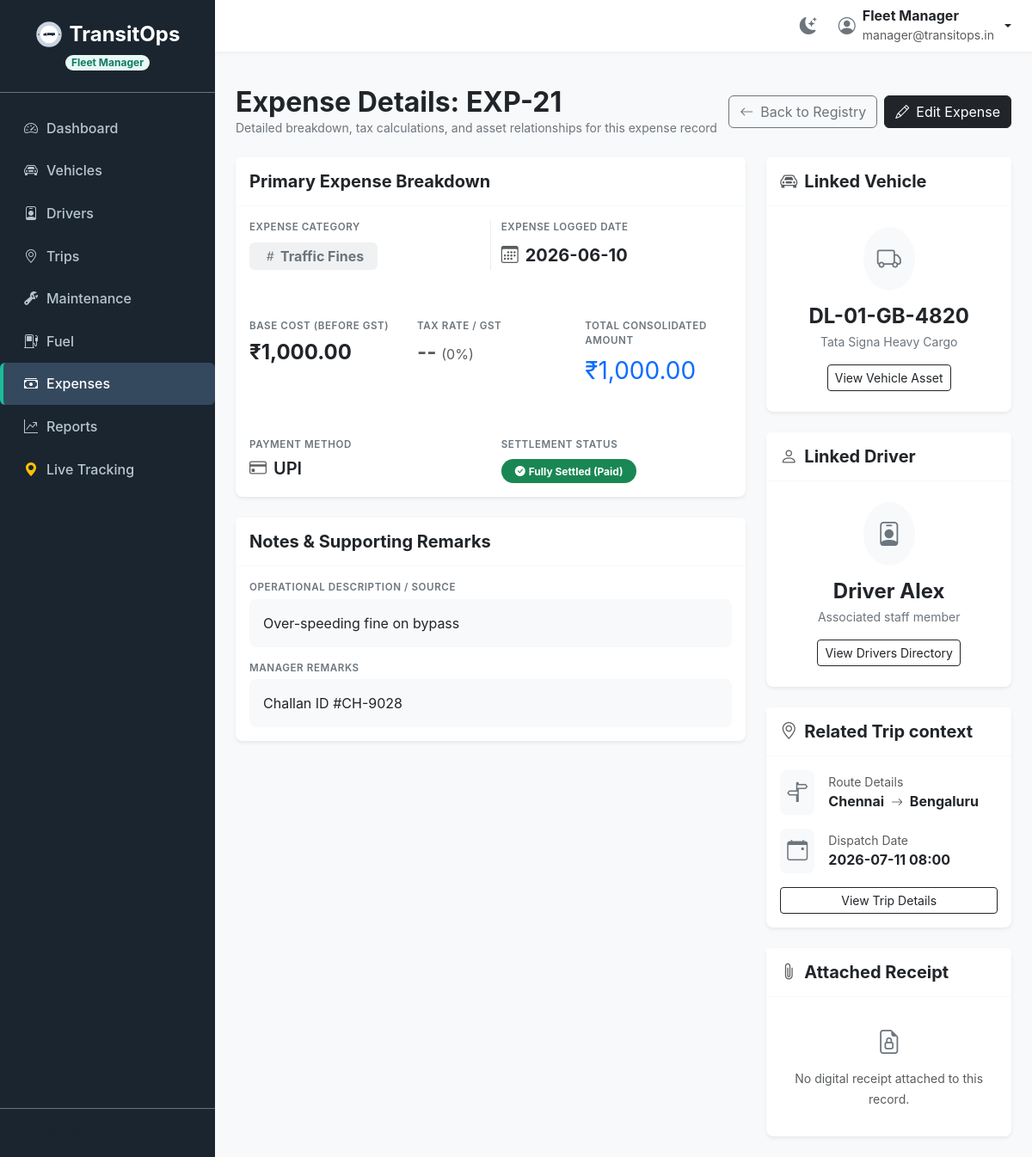
The app's page /expenses/details/21 (signed in) with its own data.
### tables this page shows
CREATE TABLE expenses (
            id INTEGER PRIMARY KEY AUTOINCREMENT,
            vehicle_id INTEGER NOT NULL,
            type TEXT NOT NULL,
            amount REAL NOT NULL,
            date TEXT NOT NULL,
            description TEXT,
            driver_id INTEGER,
            trip_id INTEGER,
            vendor TEXT,
            gst_percent REAL DEFAULT 0.0,
            gst_amount REAL DEFAULT 0.0,
            total_amount REAL DEFAULT 0.0,
            payment_method TEXT,
            status TEXT DEFAULT 'Paid',
            remarks TEXT,
            attachment TEXT,
            FOREIGN KEY (vehicle_id) REFERENCES vehicles(id),
            FOREIGN KEY (driver_id) REFERENCES drivers(id),
            FOREIGN KEY (trip_id) REFERENCES trips(id)
        );

CREATE TABLE vehicles (
            id INTEGER PRIMARY KEY AUTOINCREMENT,
            registration_number TEXT UNIQUE NOT NULL,
            name TEXT NOT NULL,
            type TEXT NOT NULL,
            max_load_capacity REAL NOT NULL,
            odometer REAL NOT NULL,
            acquisition_cost REAL NOT NULL,
            status TEXT NOT NULL DEFAULT 'Available',
            region TEXT NOT NULL
        );

CREATE TABLE drivers (
            id INTEGER PRIMARY KEY AUTOINCREMENT,
            name TEXT NOT NULL,
            license_number TEXT UNIQUE NOT NULL,
            license_category TEXT NOT NULL,
            license_expiry_date TEXT NOT NULL,
            contact_number TEXT NOT NULL,
            safety_score REAL NOT NULL DEFAULT 100.0,
            status TEXT NOT NULL DEFAULT 'Available',
            employee_id TEXT UNIQUE,
            email TEXT,
            address TEXT,
            region TEXT,
            date_joined TEXT,
            assigned_vehicle_id INTEGER,
            FOREIGN KEY (assigned_vehicle_id) REFERENCES vehicles(id)
        );

CREATE TABLE trips (
            id INTEGER PRIMARY KEY AUTOINCREMENT,
            source TEXT NOT NULL,
            destination TEXT NOT NULL,
            vehicle_id INTEGER NOT NULL,
            driver_id INTEGER NOT NULL,
            cargo_weight REAL NOT NULL,
            planned_distance REAL NOT NULL,
            status TEXT NOT NULL DEFAULT 'Draft',
            revenue REAL NOT NULL DEFAULT 0.0,
            fuel_consumed REAL,
            created_at TIMESTAMP DEFAULT CURRENT_TIMESTAMP,
            dispatch_date TEXT,
            expected_return TEXT,
            actual_return TEXT,
            purpose TEXT,
            cargo_description TEXT,
            notes TEXT,
            source_latitude REAL,
            source_longitude REAL,
            destination_latitude REAL,
            destination_longitude REAL,
            FOREIGN KEY (vehicle_id) REFERENCES vehicles(id),
            FOREIGN KEY (driver_id) REFERENCES drivers(id)
        );

### app.py (the view)
@app.route('/expenses/details/<int:id>')
@roles_required('Fleet Manager', 'Financial Analyst')
def expenses_details(id):
    conn = get_db_connection()
    conn.row_factory = sqlite3.Row
    expense = conn.execute("""
        SELECT e.*, v.registration_number, v.name as vehicle_name, d.name as driver_name, t.source, t.destination, t.dispatch_date
        FROM expenses e
        LEFT JOIN vehicles v ON e.vehicle_id = v.id
        LEFT JOIN drivers d ON e.driver_id = d.id
        LEFT JOIN trips t ON e.trip_id = t.id
        WHERE e.id = ?
    """, (id,)).fetchone()
    if not expense:
        conn.close()
        flash("Expense record not found.", "error")
        return redirect(url_for('expenses_list'))
    conn.close()
    return render_template('expenses/details.html', expense=expense, active_page='expenses')

### app.py (called while the page is built, shortened)
@app.before_request
def require_login():
    allowed_routes = ['login', 'static']
    if request.endpoint not in allowed_routes and 'user_id' not in session:
        if request.path.startswith('/api/'):
            return jsonify({'error': 'Unauthorized access.'}), 401
        return redirect(url_for('login'))

def roles_required(*roles):
    def decorator(f):
        @wraps(f)
        def decorated_function(*args, **kwargs):
            if 'user_role' not in session:
                return redirect(url_for('login'))
            if session.get('user_role') not in roles:
                flash("Access Denied: You do not have the required permissions to access this resource.", "error")
                return redirect(url_for('dashboard'))
            return f(*args, **kwargs)
        return decorated_function
    return decorator

@app.context_processor
def inject_driver_trip():
    return {'current_driver_id': None, 'active_trip_id': None}

### database.py (called while the page is built)
def get_db_connection():
    conn = sqlite3.connect(DB_FILE)
    conn.row_factory = sqlite3.Row
    conn.execute('PRAGMA foreign_keys = ON')
    return conn

### templates/expenses/details.html (shortened to what this page needs)
{% extends 'base.html' %}
{% block content %}
<div class="mb-4 d-flex justify-content-between align-items-center">
  <div>
    <h2 class="fw-bold text-dark m-0">Expense Details: EXP-{{ expense.id }}</h2>
    <p class="text-secondary small m-0">Detailed breakdown, tax calculations, and asset relationships for this expense record</p>
  </div>
  <div class="d-flex gap-2">
    <a href="/expenses" class="btn btn-outline-secondary d-flex align-items-center gap-2" id="btn-back-to-list">
      <i class="bi bi-arrow-left"></i> Back to Registry
    </a>
    <a href="/expenses/edit/{{ expense.id }}" class="btn btn-dark d-flex align-items-center gap-2" id="btn-edit-expense">
      <i class="bi bi-pencil"></i> Edit Expense
    </a>
  </div>
</div>
<div class="row g-4">
  <div class="col-lg-8">
    <div class="card border-0 shadow-sm rounded-3 mb-4">
      <div class="card-header bg-white py-3 border-bottom border-light">
        <h5 class="card-title fw-bold m-0 text-dark">Primary Expense Breakdown</h5>
      </div>
      <div class="card-body">
        <div class="row g-4">
          <div class="col-md-6 border-end-md">
            <span class="text-secondary small fw-semibold d-block uppercase">Expense Category</span>
            <div class="mt-2">
              {% if expense.type == 'Fuel' %}
                <span class="badge bg-success bg-opacity-10 text-success fs-6 px-3 py-2"><i class="bi bi-fuel-pump me-1"></i>Fuel Record Integration</span>
              {% elif expense.type == 'Maintenance' %}
                <span class="badge bg-info bg-opacity-10 text-info fs-6 px-3 py-2"><i class="bi bi-wrench me-1"></i>Maintenance Integration</span>
              {% elif expense.type == 'Driver Salary' %}
                <span class="badge bg-purple bg-opacity-10 text-dark fs-6 px-3 py-2" style="background-color: #f4ecf7; color: #6c3483;"><i class="bi bi-person me-1"></i>Driver Salary</span>
              {% elif expense.type == 'Insurance' %}
                <span class="badge bg-primary bg-opacity-10 text-primary fs-6 px-3 py-2"><i class="bi bi-shield-check me-1"></i>Insurance Policy</span>
              {% elif expense.type == 'Toll Charges' %}
                <span class="badge bg-warning bg-opacity-10 text-warning fs-6 px-3 py-2"><i class="bi bi-signpost-split me-1"></i>Highway Toll</span>
              {% else %}
                <span class="badge bg-secondary bg-opacity-10 text-secondary fs-6 px-3 py-2"><i class="bi bi-hash me-1"></i>{{ expense.type }}</span>
              {% endif %}
            </div>
          </div>
          <div class="col-md-6">
            <span class="text-secondary small fw-semibold d-block uppercase">Expense Logged Date</span>
            <span class="fs-5 fw-bold text-dark d-block mt-2"><i class="bi bi-calendar3 me-2 text-muted"></i>{{ expense.date }}</span>
          </div>
          <div class="col-12"><hr class="my-1 border-light"></div>
          <div class="col-md-4">
            <span class="text-secondary small fw-semibold d-block uppercase">Base Cost (Before GST)</span>
            <span class="fs-4 fw-bold text-dark d-block mt-1">₹{{ "{:,.2f}".format(expense.amount) }}</span>
          </div>
          <div class="col-md-4">
            <span class="text-secondary small fw-semibold d-block uppercase">Tax Rate / GST</span>
            <span class="fs-4 fw-bold text-muted d-block mt-1">
              {% if expense.gst_amount > 0 %}
                ₹{{ "{:,.2f}".format(expense.gst_amount) }} <span class="fs-6 fw-normal">({{ expense.gst_percent }}%)</span>
              {% else %}
                -- <span class="fs-6 fw-normal">(0%)</span>
              {% endif %}
            </span>
          </div>
          <div class="col-md-4">
            <span class="text-secondary small fw-semibold d-block uppercase">Total Consolidated Amount</span>
            <span class="fs-3 fw-black text-primary d-block mt-1" id="details-total-amount">₹{{ "{:,.2f}".format(expense.total_amount) }}</span>
          </div>
          <div class="col-12"><hr class="my-1 border-light"></div>
          <div class="col-md-6">
            <span class="text-secondary small fw-semibold d-block uppercase">Payment Method</span>
            <span class="fs-5 fw-semibold text-dark d-block mt-1"><i class="bi bi-credit-card me-2 text-muted"></i>{{ expense.payment_method }}</span>
          </div>
          <div class="col-md-6">
            <span class="text-secondary small fw-semibold d-block uppercase">Settlement Status</span>
            <div class="mt-2">
              {% if expense.status == 'Paid' %}
                <span class="badge bg-success text-white px-3 py-2 rounded-pill"><i class="bi bi-check-circle-fill me-1"></i>Fully Settled (Paid)</span>
              {% elif expense.status == 'Pending' %}
                <span class="badge bg-warning text-dark px-3 py-2 rounded-pill"><i class="bi bi-hourglass-split me-1"></i>Awaiting Authorization (Pending)</span>
              {% else %}
                <span class="badge bg-secondary text-white px-3 py-2 rounded-pill"><i class="bi bi-x-circle me-1"></i>Cancelled (Void)</span>
              {% endif %}
            </div>
          </div>
        </div>
      </div>
    </div>
    <div class="card border-0 shadow-sm rounded-3">
      <div class="card-header bg-white py-3 border-bottom border-light">
        <h5 class="card-title fw-bold m-0 text-dark">Notes &amp; Supporting Remarks</h5>
      </div>
      <div class="card-body">
        <div class="mb-3">
          <span class="text-secondary small fw-semibold d-block uppercase mb-1">Operational Description / Source</span>
          <p class="text-dark bg-light p-3 rounded-3 mb-0">{{ expense.description or 'No operational description provided.' }}</p>
        </div>
        {% if expense.remarks %}
        <div>
          <span class="text-secondary small fw-semibold d-block uppercase mb-1">Manager Remarks</span>
          <p class="text-dark bg-light p-3 rounded-3 mb-0">{{ expense.remarks }}</p>
        </div>
        {% endif %}
      </div>
    </div>
  </div>
  <div class="col-lg-4">
    <div class="card border-0 shadow-sm rounded-3 mb-4">
      <div class="card-header bg-white py-3 border-bottom border-light">
        <h5 class="card-title fw-bold m-0 text-dark"><i class="bi bi-car-front text-muted me-2"></i>Linked Vehicle</h5>
      </div>
      <div class="card-body text-center py-4">
        <div class="p-3 bg-light rounded-circle d-inline-block mb-3">
          <i class="bi bi-truck fs-3 text-secondary"></i>
        </div>
        <h4 class="fw-bold text-dark mb-1">{{ expense.registration_number }}</h4>
        <p class="text-secondary small mb-3">{{ expense.vehicle_name }}</p>
        <a href="/vehicles" class="btn btn-sm btn-outline-dark">View Vehicle Asset</a>
      </div>
    </div>
    <div class="card border-0 shadow-sm rounded-3 mb-4">
      <div class="card-header bg-white py-3 border-bottom border-light">
        <h5 class="card-title fw-bold m-0 text-dark"><i class="bi bi-person text-muted me-2"></i>Linked Driver</h5>
      </div>
      <div class="card-body text-center py-4">
        {% if expense.driver_name %}
          <div class="p-3 bg-light rounded-circle d-inline-block mb-3">
            <i class="bi bi-person-badge fs-3 text-secondary"></i>
          </div>
          <h4 class="fw-bold text-dark mb-1">{{ expense.driver_name }}</h4>
          <p class="text-secondary small mb-3">Associated staff member</p>
          <a href="/drivers" class="btn btn-sm btn-outline-dark">View Drivers Directory</a>
        {% else %}
          <div class="p-3 bg-light rounded-circle d-inline-block mb-3">
            <i class="bi bi-person-x fs-3 text-secondary"></i>
          </div>
          <h4 class="fw-bold text-muted mb-1">None</h4>
          <p class="text-secondary small mb-0">No driver linked to this expense record.</p>
        {% endif %}
      </div>
    </div>
    <div class="card border-0 shadow-sm rounded-3 mb-4">
      <div class="card-header bg-white py-3 border-bottom border-light">
        <h5 class="card-title fw-bold m-0 text-dark"><i class="bi bi-geo-alt text-muted me-2"></i>Related Trip context</h5>
      </div>
      <div class="card-body py-3">
        {% if expense.source %}
          <div class="d-flex align-items-center gap-3 mb-3">
            <div class="p-2 bg-light rounded-3 text-secondary">
              <i class="bi bi-signpost-split fs-4"></i>
            </div>
            <div>
              <span class="text-muted small d-block">Route Details</span>
              <strong class="text-dark">{{ expense.source }} <i class="bi bi-arrow-right small mx-1 text-muted"></i> {{ expense.destination }}</strong>
            </div>
          </div>
          <div class="d-flex align-items-center gap-3 mb-3">
            <div class="p-2 bg-light rounded-3 text-secondary">
              <i class="bi bi-calendar-event fs-4"></i>
            </div>
            <div>
              <span class="text-muted small d-block">Dispatch Date</span>
              <strong class="text-dark">{{ expense.dispatch_date }}</strong>
            </div>
          </div>
          <a href="/trips" class="btn btn-sm btn-outline-dark w-full d-block text-center mt-3">View Trip Details</a>
        {% else %}
          <div class="text-center py-3 text-muted">
            <i class="bi bi-map fs-3 d-block mb-2 text-secondary"></i>
            <span class="small">No active trip linked to this expense.</span>
          </div>
        {% endif %}
      </div>
    </div>
    <div class="card border-0 shadow-sm rounded-3">
      <div class="card-header bg-white py-3 border-bottom border-light">
        <h5 class="card-title fw-bold m-0 text-dark"><i class="bi bi-paperclip text-muted me-2"></i>Attached Receipt</h5>
      </div>
      <div class="card-body py-3">
        {% if expense.attachment %}
          <div class="d-flex align-items-center justify-content-between p-2 border rounded-3 bg-light">
            <div class="d-flex align-items-center gap-2 overflow-hidden">
              <i class="bi bi-file-earmark-pdf fs-4 text-danger flex-shrink-0"></i>
              <span class="text-dark small text-truncate fw-semibold" title="{{ expense.attachment }}">{{ expense.attachment }}</span>
            </div>
            <a href="#" class="btn btn-xs btn-outline-dark flex-shrink-0 ms-2" onclick="alert('In preview mode, file download is simulated.'); return false;"><i class="bi bi-download"></i></a>
          </div>
        {% else %}
          <div class="text-center py-3 text-muted">
            <i class="bi bi-file-earmark-lock fs-3 d-block mb-2 text-secondary"></i>
            <span class="small">No digital receipt attached to this record.</span>
          </div>
        {% endif %}
      </div>
    </div>
  </div>
</div>
{% endblock %}

### templates/base.html (style rules this page uses)
body { font-family: 'Inter', system-ui, -apple-system, sans-serif; background-color: #f8f9fa; min-height: 100vh; display: flex; flex-direction: column; }

### templates/expenses/details.html (style rules this page uses)
.uppercase { text-transform: uppercase; font-size: 0.725rem; letter-spacing: 0.05em; }
@media (min-width: 768px) { .border-end-md { border-right: 1px solid #e9ecef !important; } }

### records on screen
expenses: id "21", type "Traffic Fines", date "2026-06-10", amount "1,000.00", total_amount "1,000.00", payment_method "UPI", description "Over-speeding fine on bypass", remarks "Challan ID #CH-9028"
vehicles: registration_number "DL-01-GB-4820", vehicle_name "Tata Signa Heavy Cargo"
drivers: driver_name "Driver Alex"
trips: source "Chennai", destination "Bengaluru", dispatch_date "2026-07-11 08:00"

### other values on screen
{{ session.get('user_role') }} "Fleet Manager"
{{ session.get('user_name') }} "Fleet Manager"
{{ session.get('user_email') }} "manager@transitops.in"
